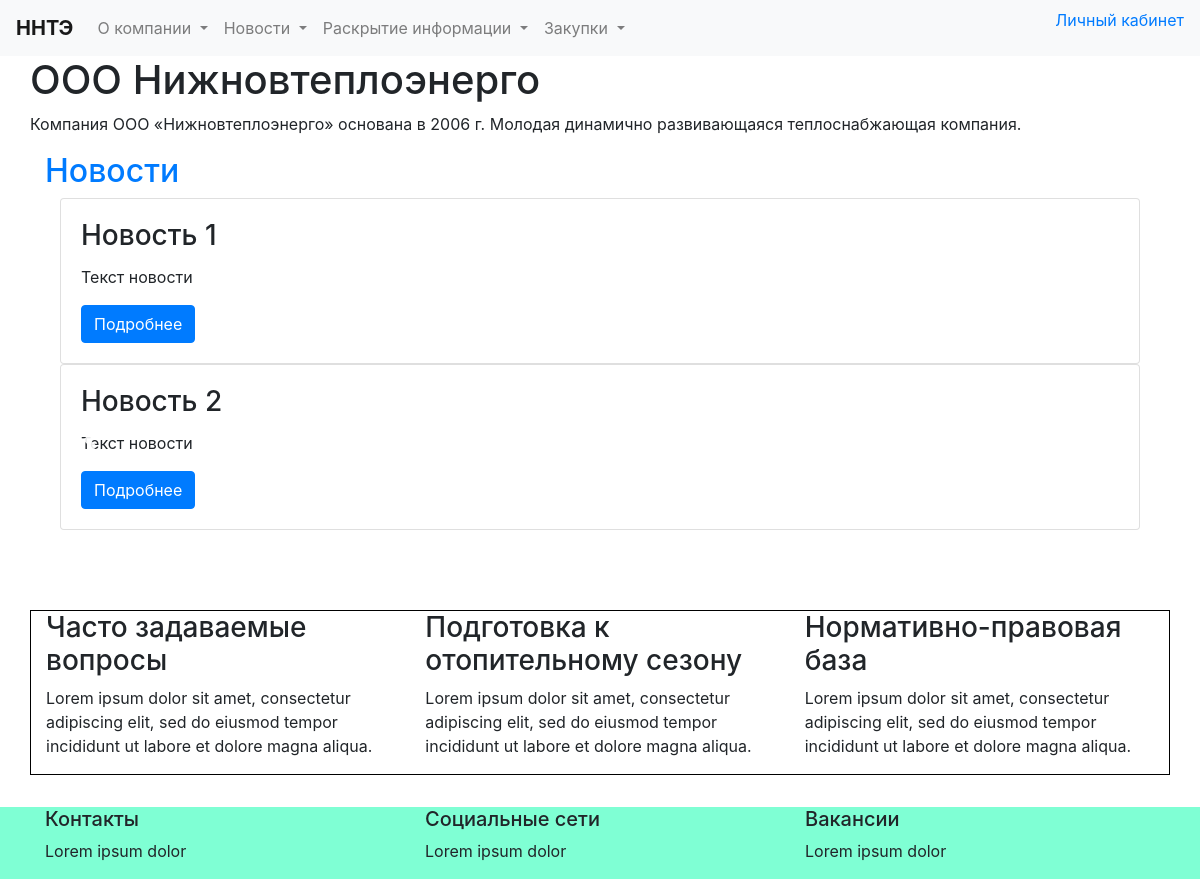
The page / on the database its author committed.
### apps/models.py (models this page shows, shortened)
class Section(models.Model):
    title = models.CharField(max_length=30, verbose_name='Имя', )
    slug = models.SlugField(max_length=30, unique=True)
    class Meta:
        verbose_name = 'Раздел'
        verbose_name_plural = 'Разделы'

class Post(models.Model):
    class Meta:
        abstract = True
    title = models.CharField(max_length=64, verbose_name='Название', )
    text = models.CharField(verbose_name='Текст', max_length=500000, )
    published_at = models.DateTimeField(default=now, editable=True,
                                        verbose_name='Дата публиуации', )
    background = models.ImageField(null=True, blank=True, upload_to='background/',
                                   verbose_name='Фон', )

class New(Post):
    file = models.FileField(upload_to='news/', null=True, blank=True, verbose_name='Документ')
    image = models.ImageField(null=True, blank=True, upload_to='image/',
                              verbose_name='Изображение', )
    class Meta:
        verbose_name = 'Новость'
        verbose_name_plural = 'Новости'

### apps/views.py (the view)
# urls.py: path('', index, name='index'),
def index(request):
    template = 'index.html'
    list_news = []
    news_last = New.objects.all().order_by('-published_at')[:2]
    for new in news_last:
        object_new = {'id': new.id,
                      'title': new.title,
                      'text': new.text,
                      'image': new.image,
                      'file': new.file,
                      }
        list_news.append(object_new)
    return render(request, template, context={'list_news': list_news})

### apps/context_processors.py (called while the page is built)
def nav_sections(request):
    sections_nav = Section.objects.all()
    section_list = []
    for section in sections_nav:
        categories = Category.objects.filter(section=section.id).order_by('title')
        category_list = []
        for category in categories:
            category_list.append(
                {'id': category.id, 'title': category.title, 'slug': category.slug})
        section_list.append({'id': section.id, 'title': section.title, 'slug': section.slug,
                         'category_list': category_list})
    return {"section_list": section_list}

### templates/index.html (shortened to what this page needs)
{% extends 'base.html' %}
{% block content %}
    <div class="container-fluid" id="nnte">
        <div class="container-fluid">
            <h1>ООО Нижновтеплоэнерго</h1>
            <p>Компания ООО «Нижновтеплоэнерго» основана в 2006 г. Молодая динамично развивающаяся
                теплоснабжающая компания.</p>
        </div>
    </div>
    <div class="container-fluid" id="maincontent">
                <div class="container" id="news">
                    <h2 id="news-header">
                        <a href={% url 'news' %}>Новости</a>
                    </h2>
                    <div class="container-fluid">
    <div id="carouselExampleIndicators" class="carousel slide" data-ride="carousel">
        <div class="carousel-inner">
            <div class="carousel-item active">
                {% for new in list_news %}
                            <div class="d-block w-100">
                                <div class="card">
                                    <div class="card-body">
                                        <h3 class="card-title">{{ new.title }}</h3>
                                        <p class="card-text">{{ new.text }}</p>
                                        <a href="{% url 'news' %}" class="btn btn-primary">Подробнее</a>
                                    </div>
                                </div>
                            </div>
                        {% endfor %}
            </div>
        </div>
    </div>
<a class="carousel-control-prev" href="#carouselExampleIndicators" role="button" data-slide="prev">
    <span class="carousel-control-prev-icon" aria-hidden="true"></span>
  </a>
  <a class="carousel-control-next" href="#carouselExampleIndicators" role="button" data-slide="next">
    <span class="carousel-control-next-icon" aria-hidden="true"></span>
  </a>
</div>
                </div>
            </div>
    <div class="container" id="sidecontent">
        <div class="row">
            <div class="col-sm-4">
                <h3>Часто задаваемые вопросы</h3>
                <p>Lorem ipsum dolor sit amet, consectetur adipiscing elit,
                    sed do eiusmod tempor incididunt ut labore et dolore magna aliqua.
                </p>
            </div>
            <div class="col-sm-4">
                <h3>Подготовка к отопительному сезону</h3>
                <p>Lorem ipsum dolor sit amet, consectetur adipiscing elit,
                    sed do eiusmod tempor incididunt ut labore et dolore magna aliqua.
                </p>
            </div>
            <div class="col-sm-4">
                <h3>Нормативно-правовая база</h3>
                <p>Lorem ipsum dolor sit amet, consectetur adipiscing elit,
                    sed do eiusmod tempor incididunt ut labore et dolore magna aliqua.
                </p>
            </div>
        </div>
    </div>
{% endblock %}

### templates/nav.html (shortened to what this page needs)
<header class="header">
    <nav class="navbar navbar-expand-lg navbar-light bg-light">
        <a class="navbar-brand" href={% url 'index' %}><strong>ННТЭ</strong></a>
        <div class="collapse navbar-collapse" id="navbarSupportedContent">
            <ul class="navbar-nav mr-auto">
                <li class="nav-item dropdown">
                    <a class="nav-link dropdown-toggle" href="#" id="aboutCompany" role="button"
                       data-toggle="dropdown" aria-haspopup="true" aria-expanded="false">
                        О компании
                    </a>
                </li>
                <li class="nav-item dropdown">
                    <a class="nav-link dropdown-toggle" href={%  url 'news' %} id="aboutCompany" role="button"
                       data-toggle="dropdown" aria-haspopup="true" aria-expanded="false">
                        Новости
                    </a>
                </li>
                {% for section in section_list %}
                    <li class="nav-item dropdown">
                        <a class="nav-link dropdown-toggle" href="#" id="forPeople" role="button"
                           data-toggle="dropdown" aria-haspopup="true" aria-expanded="false">
                            {{ section.title }}
                        </a>
                    </li>
                {% endfor %}
            </ul>
            <p class="cke_button">
                <a class="cke_button_label" href="#">Личный кабинет</a>
            </p>
        </div>
    </nav>
</header>

### static/css/custom.css (style rules this page uses)
#sidecontent { margin-top: 5em; border: solid black 1px; }

### rows shown on the page
Section: title "Раскрытие информации"
Section: title "Закупки"
New: title "Новость 1", text "Текст новости"
New: title "Новость 2", text "Текст новости"
